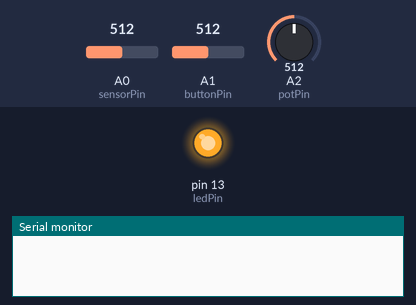
The sketch below on a simulated Arduino Uno, built with avr-gcc and run on an emulated ATmega328P. Shown: output pins drawn as LEDs (lit = HIGH), the last lines printed to the serial monitor. Inputs (shaded band) come from the test bench; at power-on: A2 (potPin) = 512, A0 (sensorPin) = 512, A1 (buttonPin) = 512.

Above: at 0.1 s.
At 6.2 s:
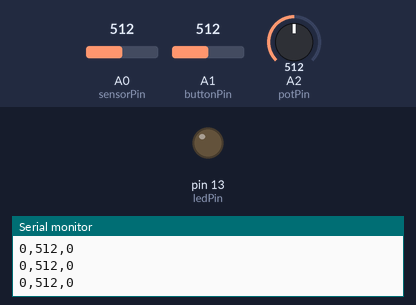
6.3 s: A2 (potPin) set to 11
7.8 s: A2 (potPin) set to 8
Timing chart, 0 to 10.8 s (numbered marks = the images above; inputs shaded):
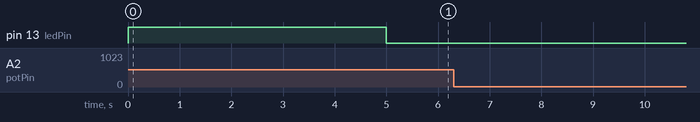

The sketch:

2-flappyBirdProcessing.ino
```cpp
// sensor
const int sensorPin = A0;
int sensorValue;
int sensorLow = 1023;
int sensorHigh = 0;

const int buttonPin = A1;
const int potPin = A2;

int buttonValue;
int potValue;

//led pin integrated
const int ledPin = 13;

void setup() {

  Serial.begin(115200);

  // Make the LED pin an output and turn it on
  pinMode(ledPin, OUTPUT);
  digitalWrite(ledPin, HIGH);

  // calibrate for the first five seconds after program runs
  while (millis() < 5000) {
    // record the maximum sensor value
    sensorValue = analogRead(A0);
    if (sensorValue > sensorHigh) {
      sensorHigh = sensorValue;
    }
    // record the minimum sensor value
    if (sensorValue < sensorLow) {
      sensorLow = sensorValue;
    }
  }
  // turn the LED off, signaling the end of the calibration period
  digitalWrite(ledPin, LOW);
}

void loop() {
  //read the input from A0 and store it in a variable
  buttonValue = analogRead(buttonPin) / 1000;
  potValue = analogRead(potPin);
  sensorValue = analogRead(sensorPin);

  // map the sensor values to a wide range of pitches
  int min = 0;
  int max = 1000;
  int value = map(sensorValue, sensorLow, sensorHigh, min, max);
  value = constrain(value, min, max);

  Serial.print(buttonValue);
  Serial.print(",");
  Serial.print(potValue);
  Serial.print(",");
  Serial.println(value);

 //Serial.write('\n');
  // wait for a moment
  delay(10);
}
```
